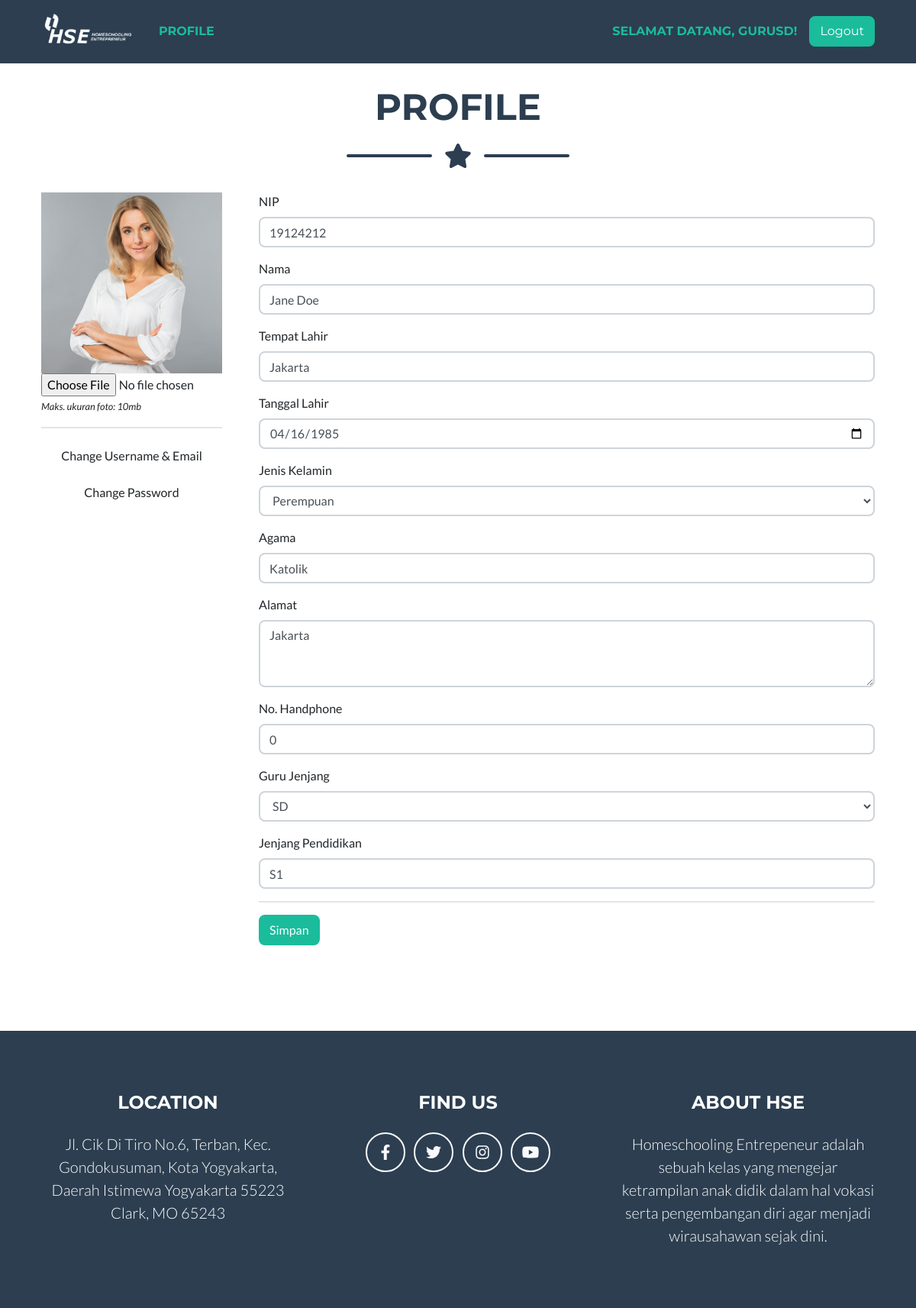
/profile (signed in), run on the app's committed database.
### tables this page shows
CREATE TABLE `tb_guru` (
  `guru_id` int(11) NOT NULL,
  `guru_nip` varchar(255) DEFAULT NULL,
  `guru_nama` varchar(255) DEFAULT NULL,
  `guru_tmp_lahir` varchar(255) DEFAULT NULL,
  `guru_tgl_lahir` date DEFAULT NULL,
  `guru_jenis_kelamin` int(11) DEFAULT NULL,
  `guru_agama` varchar(255) DEFAULT NULL,
  `guru_alamat` text,
  `guru_nohp` varchar(255) DEFAULT NULL,
  `guru_foto` varchar(255) DEFAULT NULL,
  `guru_jenjang` int(11) DEFAULT NULL,
  `guru_jenjang_pendidikan` varchar(128) DEFAULT NULL,
  `guru_uid` int(11) DEFAULT NULL
);

CREATE TABLE `tb_jenjang` (
  `jenjang_id` int(11) NOT NULL,
  `jenjang_nama` varchar(255) DEFAULT NULL
);

### app/core/Controller.php (called while the page is built, shortened)
<?php
class Controller {
	public function model($model) {
		return new $model;
	}
	public function view($view, $data = []) {
		require_once 'app/views/' . $view . '.php';
	}
}

### app/core/App.php (called while the page is built, shortened)
<?php
class App {
  protected $method = 'index';
  protected $params = [];
  public function __construct() {
    $this->controller = new $this->controller;
    call_user_func_array([$this->controller, $this->method], $this->params);
  }
}

### index.php (called while the page is built, shortened)
<?php
$app = new App;

### app/helpers/eda_helper.php (called while the page is built, shortened)
<?php
if (!function_exists('base_url')) {
	function base_url($atRoot=FALSE, $atCore=FALSE, $parse=FALSE){
		if (isset($_SERVER['HTTP_HOST'])) {
			$http = isset($_SERVER['HTTPS']) && strtolower($_SERVER['HTTPS']) !== 'off' ? 'https' : 'http';
			$hostname = $_SERVER['HTTP_HOST'];
			$dir = str_replace(basename($_SERVER['SCRIPT_NAME']), '', $_SERVER['SCRIPT_NAME']);
			$core = preg_split('@/@', str_replace($_SERVER['DOCUMENT_ROOT'], '', realpath(dirname(__FILE__))), NULL, PREG_SPLIT_NO_EMPTY);
			$core = $core[0];
			$tmplt = $atRoot ? ($atCore ? "%s://%s/%s/" : "%s://%s/") : ($atCore ? "%s://%s/%s/" : "%s://%s%s");
			$end = $atRoot ? ($atCore ? $core : $hostname) : ($atCore ? $core : $dir);
			$base_url = sprintf( $tmplt, $http, $hostname, $end );
		}
		else $base_url = 'http://localhost/';
		return $base_url;
	}
}

### app/core/Model.php (called while the page is built, shortened)
<?php
class Model {
	private $host = DB_HOST;
	private $user = DB_USER;
	private $pass = DB_PASS;
	private $db_name = DB_NAME;
	private $dbh;
	private $stmt;
	public function __construct() {
		$dsn = 'mysql:host=' . $this->host . ';dbname=' . $this->db_name;
		$option = [
			PDO::ATTR_PERSISTENT => true,
			PDO::ATTR_ERRMODE => PDO::ERRMODE_EXCEPTION
		];
		try {
			$this->dbh = new PDO($dsn, $this->user, $this->pass, $option);
		} catch (PDOException $e) {
			die($e->getMessage());
		}
	}
	public function query($query) {
		$this->stmt = $this->dbh->prepare($query);
	}
	public function bind($param, $value, $type = NULL) {
		if (is_null($type)) {
			switch (true) {
				default:
					$type = PDO::PARAM_STR;
			}
		}
		$this->stmt->bindValue($param, $value, $type);
	}
	public function execute() {
		$this->stmt->execute();
	}
	public function result() {
		$this->execute();
		return $this->stmt->fetchAll(PDO::FETCH_ASSOC);
	}
	public function row() {
		$this->execute();
		return $this->stmt->fetch(PDO::FETCH_OBJ);
	}
}

### app/models/Guru_model.php (called while the page is built, shortened)
<?php
class Guru_model {
	private $table = 'tb_guru';
	private $db;
	public function __construct() {
		$this->db = new Model;
	}
	public function get_by($by) {
		$this->db->query('SELECT * FROM ' . $this->table . ' WHERE '.$by[0].'=:'.$by[0]);
		$this->db->bind($by[0], $by[1]);
		return $this->db->row();
	}
}

### app/models/Jenjang_model.php (called while the page is built, shortened)
<?php
class Jenjang_model {
	private $table = 'tb_jenjang';
	private $db;
	public function __construct() {
		$this->db = new Model;
	}
	public function get() {
		$this->db->query('SELECT * FROM ' . $this->table);
		return $this->db->result();
	}
}

### app/views/profile/v_profile_guru.php (the view, shortened to what this page needs)
<section class="page-section portfolio mt-4" id="portfolio">
	<div class="container">
		<div class="row">
			<div class="col-md-12">
				<h2 class="page-section-heading text-center text-uppercase text-secondary mb-0">Profile</h2>
				<div class="divider-custom">
                    <div class="divider-custom-line"></div>
                    <div class="divider-custom-icon"><i class="fas fa-star"></i></div>
                    <div class="divider-custom-line"></div>
                </div>
			</div>
		</div>
		<div class="row">
			<div class="col-md-3">
				<form action="<?php echo base_url(); ?>profile/update_guru" method="post" enctype="multipart/form-data">
				<img src="<?php echo base_url(); ?>uploads/profile/<?php echo (isset($data['guru']->guru_foto) ? $data['guru']->guru_foto : 'user-default.png'); ?>" alt="" class="img-responsive thumbnail" width="100%">
				<input type="file" name="guru_foto" value="<?php echo (isset($data['guru']->guru_foto) ? (!is_null($data['guru']->guru_foto) ? $data['guru']->guru_foto : '') : ''); ?>" />
				<p><small><i>Maks. ukuran foto: 10mb</i></small></p>
				<hr />
				<button type="button" class="btn btn-default btn-block" data-toggle="modal" data-target="#changeUseremail">Change Username & Email</button>
				<button type="button" class="btn btn-default btn-block" data-toggle="modal" data-target="#changePassword">Change Password</button>
			</div>
			<div class="col-md-9">
				<div class="form-group">
					<label>NIP</label>
					<input type="text" name="guru_nip" class="form-control" placeholder="NIP" value="<?php echo (isset($data['guru']->guru_nip) ?  $data['guru']->guru_nip : '' ); ?>" required>
				</div>
				<div class="form-group">
					<label>Nama</label>
					<input type="text" name="guru_nama" class="form-control" placeholder="Nama" value="<?php echo (isset($data['guru']->guru_nama) ? $data['guru']->guru_nama : '' ); ?>" required>
				</div>
				<div class="form-group">
					<label>Tempat Lahir</label>
					<input type="text" name="guru_tmp_lahir" class="form-control" placeholder="Tempat Lahir" value="<?php echo (isset($data['guru']->guru_tmp_lahir) ? $data['guru']->guru_tmp_lahir : '' ); ?>" required>
				</div>
				<div class="form-group">
					<label>Tanggal Lahir</label>
					<input type="date" name="guru_tgl_lahir" class="form-control" placeholder="Tanggal Lahir" value="<?php echo (isset($data['guru']->guru_tgl_lahir) ? $data['guru']->guru_tgl_lahir : '' ); ?>" required>
				</div>
				<div class="form-group">
					<label>Jenis Kelamin</label>
					<select name="guru_jenis_kelamin" class="form-control" id="">
						<option value="2" <?php echo (isset($data['guru']->guru_jenis_kelamin) ? ($data['guru']->guru_jenis_kelamin == 2 ?  'selected' : '') : '' ); ?>>Perempuan</option>
					</select>
				</div>
				<div class="form-group">
					<label>Agama</label>
					<input type="text" name="guru_agama" class="form-control" placeholder="Agama" value="<?php echo (isset($data['guru']->guru_agama) ? $data['guru']->guru_agama : '' ); ?>" required>
				</div>
				<div class="form-group">
					<label>Alamat</label>
					<textarea name="guru_alamat" id="" cols="30" rows="3" class="form-control" placeholder="Alamat" required><?php echo (isset($data['guru']->guru_alamat) ? $data['guru']->guru_alamat : '' ); ?></textarea>
				</div>
				<div class="form-group">
					<label>No. Handphone</label>
					<input type="text" name="guru_nohp" class="form-control" placeholder="No. Handphone" value="<?php echo (isset($data['guru']->guru_nohp) ? $data['guru']->guru_nohp : '' ); ?>" required>
				</div>
				<div class="form-group">
					<label>Guru Jenjang</label>
					<select name="guru_jenjang" class="form-control" id="">
						<?php foreach($data['jenjang'] as $key => $jenjang) : ?>
							<option value="<?php echo $jenjang['jenjang_id']; ?>" <?php echo (isset($data['guru']->guru_jenjang) ? ($data['guru']->guru_jenjang == $jenjang['jenjang_id'] ?  'selected' : '') : '' ); ?>><?php echo $jenjang['jenjang_nama']; ?></option>
						<?php endforeach; ?>
					</select>
				</div>
				<div class="form-group">
					<label>Jenjang Pendidikan</label>
					<input type="text" name="guru_jenjang_pendidikan" class="form-control" placeholder="Jenjang Pendidikan" value="<?php echo (isset($data['guru']->guru_jenjang_pendidikan) ? $data['guru']->guru_jenjang_pendidikan : '' ); ?>" required>
				</div>
				<hr>
				<div class="form-group">
					<input type="submit" class="btn btn-primary" value="Simpan">
				</div>
			</div>
		</div>
	</div>
</section>

### data on the page
tb_guru: guru_foto (picture), guru_nip "19124212", guru_nama "Jane Doe", guru_tmp_lahir "Jakarta", guru_tgl_lahir "04/16/1985", guru_jenis_kelamin "Perempuan", guru_agama "Katolik", guru_alamat "Jakarta", guru_nohp "0", guru_jenjang "SD", guru_jenjang_pendidikan "S1"

### other printed values
$_SESSION['username'] "GURUSD"
